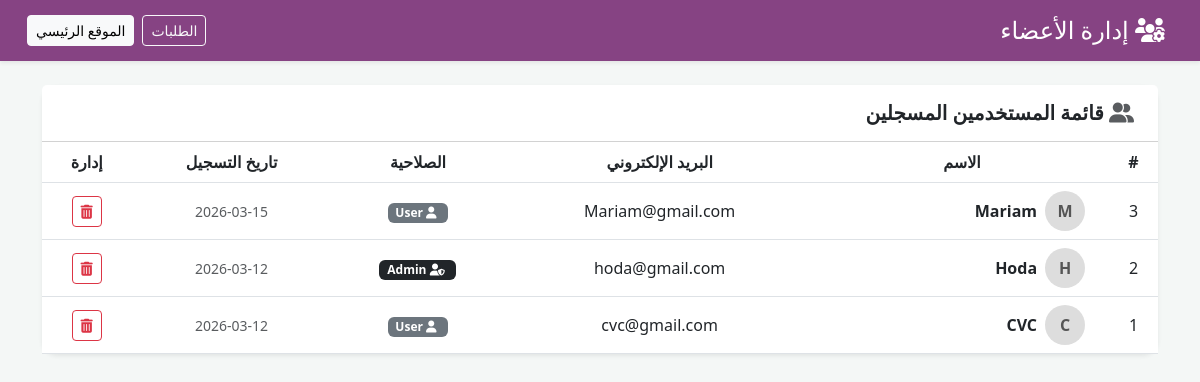
Screenshot of /admin/users.php (signed in) with the database file from the repository.
### tables this page shows
CREATE TABLE `users` (
  `id` int(11) NOT NULL,
  `name` varchar(100) NOT NULL,
  `email` varchar(100) NOT NULL,
  `password` varchar(255) NOT NULL,
  `created_at` timestamp NOT NULL DEFAULT current_timestamp(),
  `role` varchar(20) DEFAULT 'user'
);

### admin/users.php (the view, shortened to what this page needs)
<?php
include "../includes/db.php";
$query = "SELECT * FROM users ORDER BY id DESC";
$result = mysqli_query($conn, $query);
?>
<!DOCTYPE html>
<html lang="ar" dir="rtl">
<head>
    <link href="https://cdn.jsdelivr.net/npm/bootstrap@5.3.0/dist/css/bootstrap.min.css" rel="stylesheet">
    <link rel="stylesheet" href="https://cdnjs.cloudflare.com/ajax/libs/font-awesome/6.5.1/css/all.min.css">
</head>
<body>
<div class="navbar-admin shadow-sm mb-4">
    <div class="container-fluid d-flex justify-content-between align-items-center">
        <h4 class="mb-0"><i class="fa-solid fa-users-gear me-2"></i> إدارة الأعضاء</h4>
        <div class="d-flex gap-2">
            <a href="manage_orders.php" class="btn btn-outline-light btn-sm">الطلبات</a>
            <a href="../index.php" class="btn btn-light btn-sm">الموقع الرئيسي</a>
        </div>
    </div>
</div>
<div class="container mt-4">
    <div class="card shadow-sm">
        <div class="card-header bg-white py-3">
            <h5 class="mb-0 fw-bold"><i class="fa-solid fa-user-group text-muted me-2"></i> قائمة المستخدمين المسجلين</h5>
        </div>
        <div class="card-body p-0">
            <div class="table-responsive">
                <table class="table table-hover align-middle mb-0">
                    <thead>
                        <tr class="text-center">
                            <th>#</th>
                            <th>الاسم</th>
                            <th>البريد الإلكتروني</th>
                            <th>الصلاحية</th>
                            <th>تاريخ التسجيل</th>
                            <th>إدارة</th>
                        </tr>
                    </thead>
                    <tbody>
                        <?php while($user = mysqli_fetch_assoc($result)): ?>
                        <tr class="text-center">
                            <td><?php echo $user['id']; ?></td>
                            <td class="text-end ps-4">
                                <div class="d-flex align-items-center">
                                    <div class="avatar-circle me-3 ms-2">
                                        <?php echo strtoupper(substr($user['name'], 0, 1)); ?>
                                    </div>
                                    <div>
                                        <div class="fw-bold"><?php echo htmlspecialchars($user['name']); ?></div>
                                    </div>
                                </div>
                            </td>
                            <td><?php echo htmlspecialchars($user['email']); ?></td>
                            <td>
                                <?php if($user['role'] == 'admin'): ?>
                                    <span class="badge bg-dark"><i class="fa-solid fa-user-shield me-1"></i> Admin</span>
                                <?php else: ?>
                                    <span class="badge bg-secondary"><i class="fa-solid fa-user me-1"></i> User</span>
                                <?php endif; ?>
                            </td>
                            <td>
                                <small class="text-muted">
                                    <?php echo date('Y-m-d', strtotime($user['created_at'] ?? 'now')); ?>
                                </small>
                            </td>
                            <td>
                                <div class="btn-group">
                                    <a href="users.php?delete=<?php echo $user['id']; ?>"
                                       class="btn btn-sm btn-outline-danger"
                                       onclick="return confirm('هل أنت متأكد من حذف هذا المستخدم نهائياً؟')">
                                        <i class="fa-solid fa-trash-can"></i>
                                    </a>
                                </div>
                            </td>
                        </tr>
                        <?php endwhile; ?>
                    </tbody>
                </table>
            </div>
        </div>
    </div>
</div>
</body>
</html>

### admin/users.php (style rules this page uses)
:root { --main-color: #864383; }
body { background-color: #f4f7f6; font-family: 'Segoe UI', Tahoma, Geneva, Verdana, sans-serif; }
.navbar-admin { background-color: var(--main-color); color: white; padding: 15px; }
.card { border-radius: 15px; border: none; }
.table thead { background-color: var(--main-color); color: white; }
.avatar-circle { width: 40px; height: 40px; background-color: #ddd; border-radius: 50%; display: flex; align-items: center; justify-content: center; font-weight: bold; color: #555; }

### rows the page displays
users: id "3", name "M", name "Mariam", email "Mariam@gmail.com", role "user" (drawn), created_at "2026-03-15"
users: id "2", name "H", name "Hoda", email "hoda@gmail.com", role "admin" (drawn), created_at "2026-03-12"
users: id "1", name "C", name "CVC", email "cvc@gmail.com", role "user" (drawn), created_at "2026-03-12"
